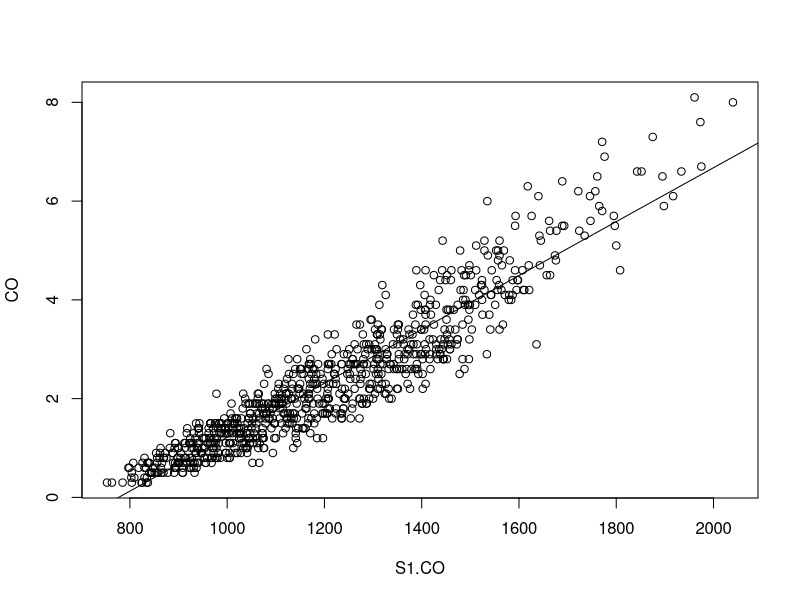
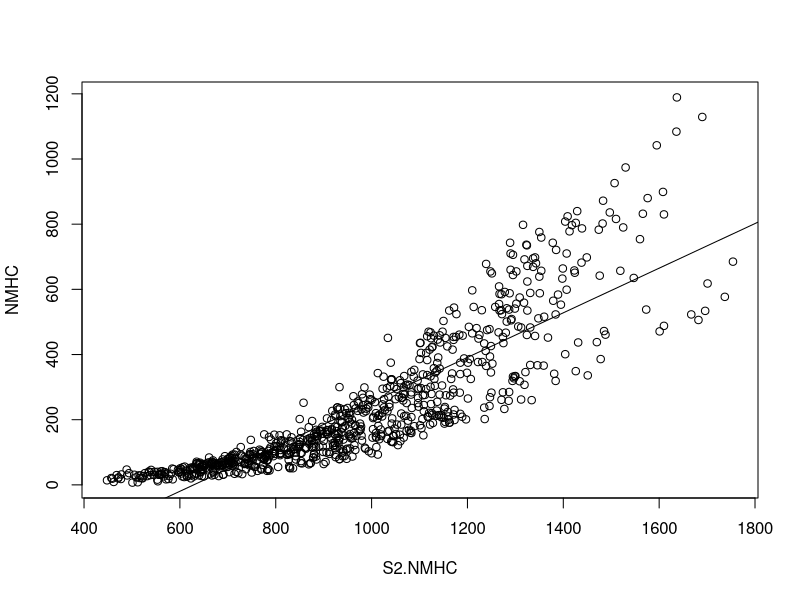
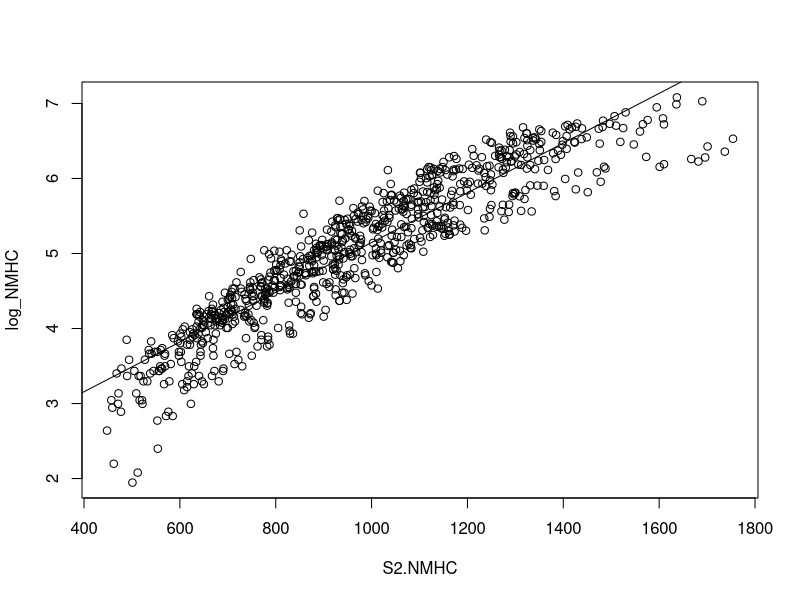
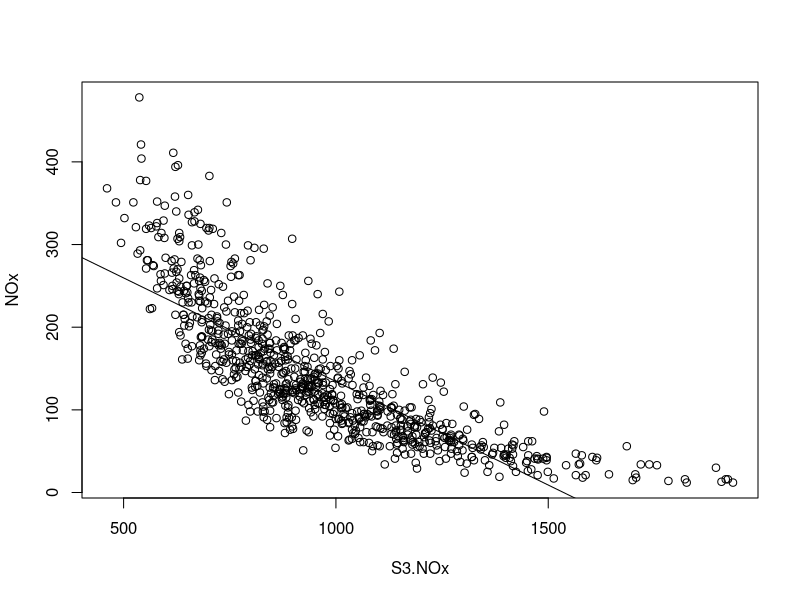
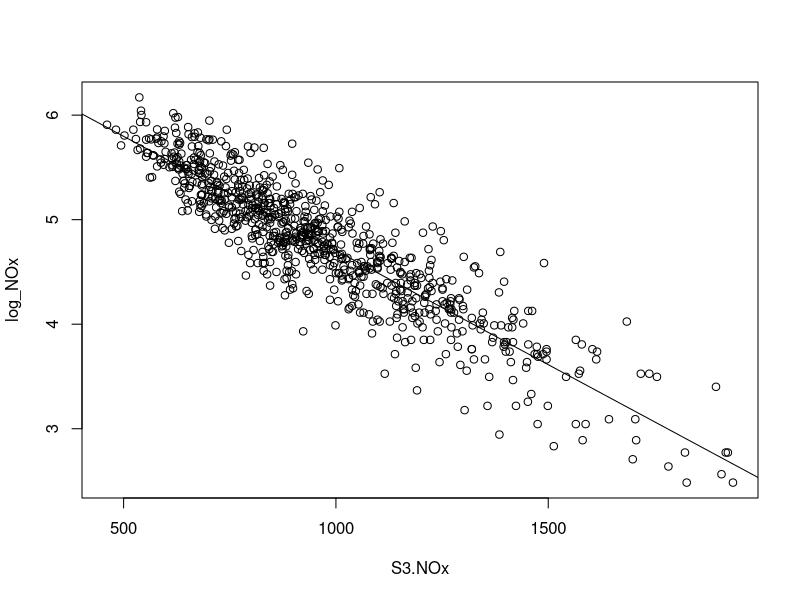
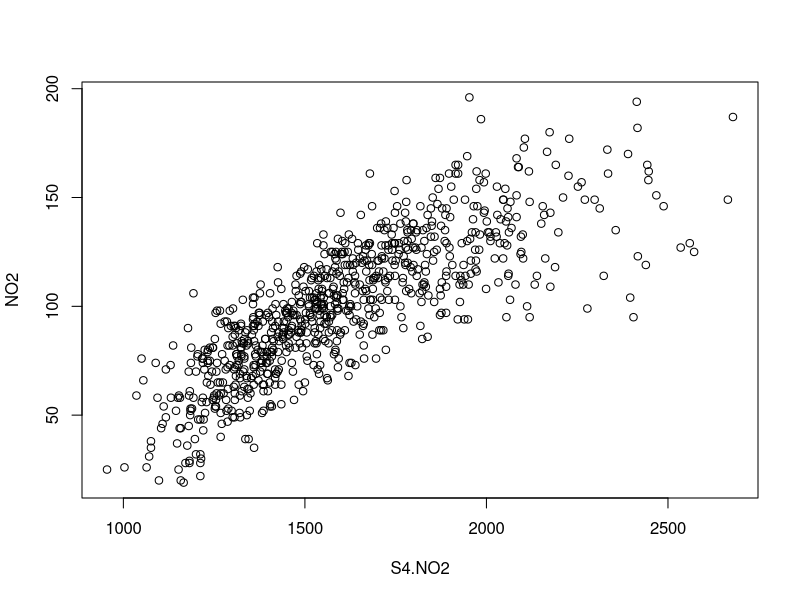
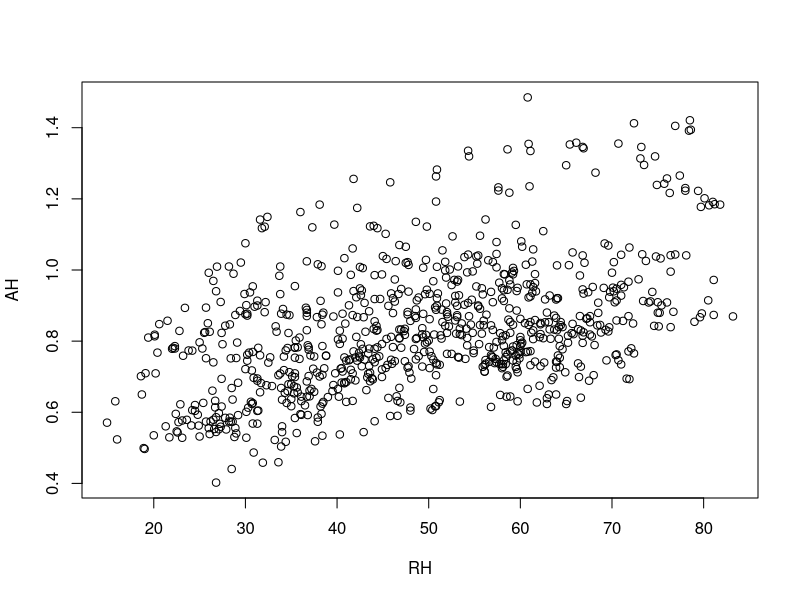

Generate these figures, in order, with R:
air_quality = read.csv("AirQualityUCI.csv")
air_quality = subset(air_quality, CO.GT. != -200 & PT08.S1.CO. != -200 & NMHC.GT. != -200 & C6H6.GT. != -200 & PT08.S2.NMHC. != -200 & NOx.GT. != -200 & PT08.S3.NOx. != -200 & NO2.GT. != -200 & PT08.S4.NO2. != -200 & PT08.S5.O3. != -200 & T != -200 & RH != -200 & AH != -200)

CO = air_quality$CO.GT.
S1.CO = air_quality$PT08.S1.CO.
NMHC = air_quality$NMHC.GT.
C6H6 = air_quality$C6H6.GT.
S2.NMHC = air_quality$PT08.S2.NMHC.
NOx = air_quality$NOx.GT.
S3.NOx = air_quality$PT08.S3.NOx.
NO2 = air_quality$NO2.GT.
S4.NO2 = air_quality$PT08.S4.NO2.
S5.O3 = air_quality$PT08.S5.O3.
T = air_quality$T
RH = air_quality$RH
AH = air_quality$AH

###########################
# Since we want out linear regression to rely on as few predictors as possible, we want to see if particulates that were measured by the same sensor are correlated.
# Let's start with CO and PT08.S1, Tin oxide, which were measured by sensor 1:
cor(CO, S1.CO)
plot(CO ~ S1.CO)
abline(lm(CO ~ S1.CO))
# We find that the correlation is 0.9362607 which is highly linear, which is supported by the scatter plot. Including both in a model would affect how the model behaves. Similarly, let's look at Non-metanic hydrocarbons and what the researchers call 'titania' PT08.S2:
cor(NMHC,S2.NMHC)
plot(NMHC ~ S2.NMHC)
abline(lm(NMHC ~ S2.NMHC))
log_NMHC = log(NMHC)
plot(log_NMHC ~ S2.NMHC)
abline(lm(log_NMHC ~ S2.NMHC))
cor(S2.NMHC, log_NMHC)
# Once again, we get a strong linear correlation, 0.8750609. This means that including both as explanatory variables in unnecessary. We can see that their plot kind of resembles an exponential plot, which still means they are highly related. When taking log(NMHC), we find that the correlation coeff. increases, which supports that conclusion. Let's look at total nitrogen oxides, NOx, and PT08.S3 tungsten oxide:
cor(NOx, S3.NOx)
plot(NOx ~ S3.NOx)
abline(lm(NOx ~ S3.NOx))
log_NOx = log(NOx)
plot(log_NOx ~ S3.NOx)
abline(lm(log_NOx ~ S3.NOx))
cor(log_NOx, S3.NOx)
# Another highly linear relationship, with coeff. -0.8142965. Here we also see that NOx seems to be exponentially related to tungsten oxide. Once again, we find that the correlation coeff. increases in magnitude when taking log(NOx). Finally, we see that sensor 4 is also reading tungsten oxide, but nominally targeting NO2:
cor(NO2, S4.NO2)
plot(NO2 ~ S4.NO2)
# We get a coeff. of 0.8077916, once again very linear. 


# We want to exclude these columns labelled with PT08 since we find that they are all highly correlated with the material their sensor nominally targets. We can still include PT08.S5.O3 however, since no ground true readings of O3 exist. 
# Next, we want to look at the relationship between absolute and relative humidity:
cor(AH, RH)
# We get a smaller correlation of 0.4757759, but this is still fairly indicative of a somewhat linear relationship. We can also look at the plot of RH and AH:
plot(AH ~ RH)
# Though weakly linear, we can still assume that they are correlated, so we will use a model which does not include both AH and RH.

# Therefore, the initial set of predictors for the Temperature are: CO, NMHC, C6H6, NOx, NO2, and lastly indium oxide PT08.S5. The reason we include indium oxide is that no other column contains results that contain readings from sensor 5. We get:
reg_1 = lm(T ~ . -Date -Time -PT08.S1.CO. -PT08.S2.NMHC. -PT08.S3.NOx. -PT08.S4.NO2. -RH, data = air_quality)
summary(reg_1)
# We see that NMHC is not a significant predictor since the p-value is > 0.05, so we will remove it from the model:
reg_2 = lm(T ~ . -Date -Time -NMHC.GT. -PT08.S1.CO. -PT08.S2.NMHC. -PT08.S3.NOx. -PT08.S4.NO2. -RH, data = air_quality)
summary(reg_2)
# So we have arrived a a very good model that contains few predictors that are all statistically significant. Now we want to examine the cross effects between AH and the particulates that remain:
reg_3 = lm(T ~ . -Date -Time -NMHC.GT. -PT08.S1.CO. -PT08.S2.NMHC. -PT08.S3.NOx. -PT08.S4.NO2. -RH +CO.GT.*AH +C6H6.GT.*AH +NOx.GT.*AH +NO2.GT.*AH +PT08.S5.O3.*AH, data = air_quality)
summary(reg_3)
# Since NO2.GT.*AH is not significant, we will remove it:
reg_4 = lm(T ~ . -Date -Time -NMHC.GT. -PT08.S1.CO. -PT08.S2.NMHC. -PT08.S3.NOx. -PT08.S4.NO2. -RH +CO.GT.*AH +C6H6.GT.*AH +NOx.GT.*AH +PT08.S5.O3.*AH, data = air_quality)
summary(reg_4)
# Observe that the inclusion of NOx.GT.*AH makes NOx.GT. no longer significant. However, we will keep it in the model since NOx.GT.*AH is still significant.
